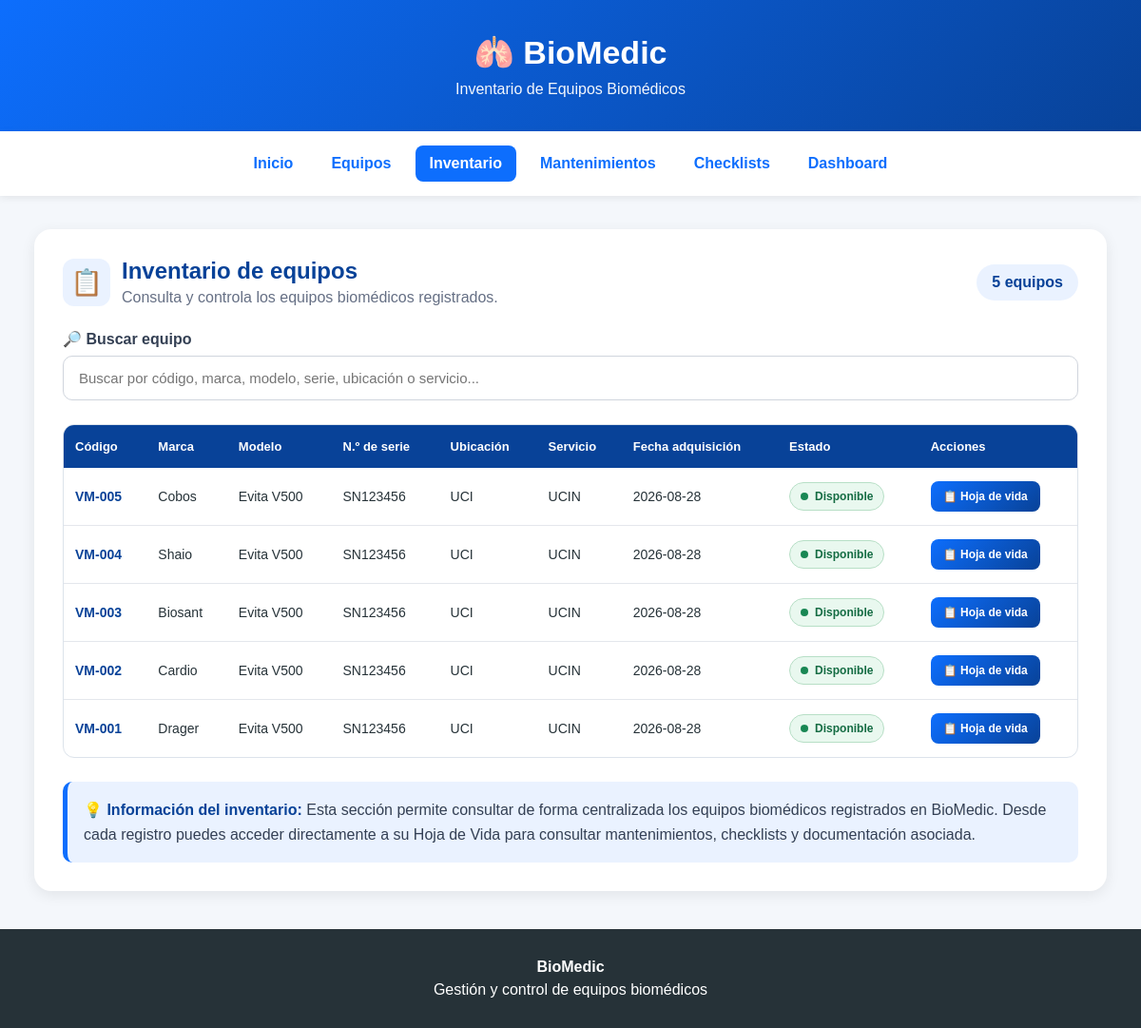
The app's page /inventario, older data.
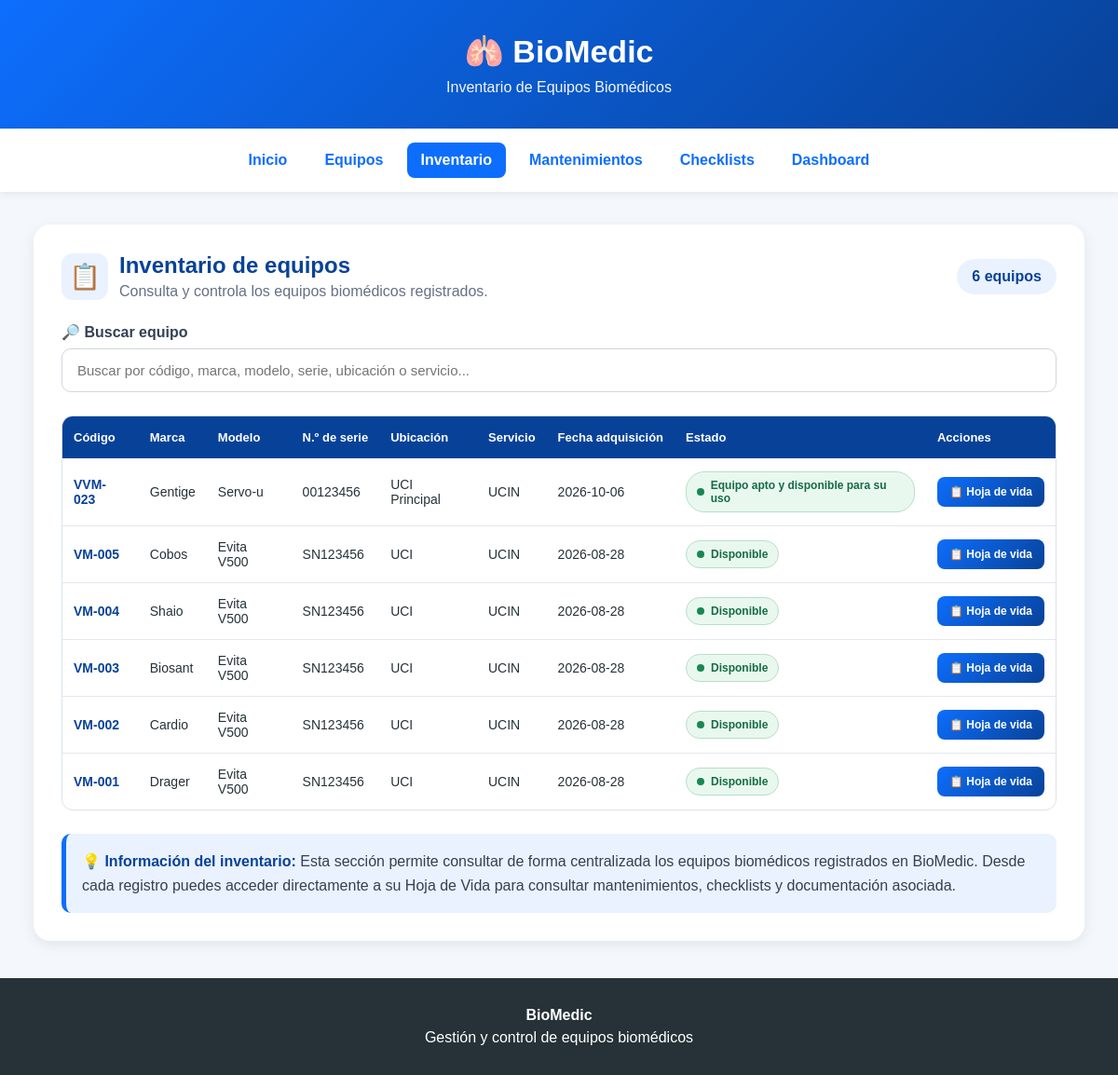
The same page, newer data.
### tables this page shows
CREATE TABLE equipos (
            id INTEGER PRIMARY KEY AUTOINCREMENT,
            codigo TEXT NOT NULL,
            marca TEXT NOT NULL,
            modelo TEXT NOT NULL,
            serie TEXT NOT NULL,
            ubicacion TEXT NOT NULL,
            servicio TEXT NOT NULL,
            estado TEXT NOT NULL,
            fecha TEXT,
            observaciones TEXT
        );

### app.py (the view)
@app.route("/inventario")
def inventario():
    conexion = conectar_bd()
    equipos = conexion.execute("""
        SELECT *
        FROM equipos
        ORDER BY id DESC
    """).fetchall()
    conexion.close()
    return render_template(
        "inventario.html",
        equipos=equipos
    )

### app.py (called while the page is built)
@app.after_request
def forzar_utf8(response):
    if response.content_type.startswith("text/html"):
        response.headers["Content-Type"] = "text/html; charset=utf-8"
    return response

def conectar_bd():
    conexion = sqlite3.connect(DATABASE)
    conexion.row_factory = sqlite3.Row
    return conexion

### templates/inventario.html (shortened to what this page needs)
<!DOCTYPE html>
<html lang="es">
<head>
</head>
<body>
<header>
    <h1>&#x1FAC1; BioMedic</h1>
    <p>Inventario de Equipos Biomédicos</p>
</header>
<nav>
    <a href="/">Inicio</a>
    <a href="/equipos">Equipos</a>
    <a href="/inventario" class="activo">Inventario</a>
    <a href="/mantenimientos">Mantenimientos</a>
    <a href="/checklist">Checklists</a>
    <a href="/dashboard">Dashboard</a>
</nav>
<main class="contenedor">
<section class="tarjeta">
    <div class="encabezado">
        <div class="titulo">
            <div class="icono">
                &#x1F4CB;
            </div>
            <div>
                <h2>Inventario de equipos</h2>
                <p>
                    Consulta y controla los equipos biomédicos registrados.
                </p>
            </div>
        </div>
        <div class="contador">
            {{ equipos|length }}
            {% if equipos|length == 1 %}
                equipo
            {% else %}
                equipos
            {% endif %}
        </div>
    </div>
    <div class="buscador">
        <label for="buscar">
            🔎 Buscar equipo
        </label>
        <input
            type="text"
            id="buscar"
            placeholder="Buscar por código, marca, modelo, serie, ubicación o servicio..."
            onkeyup="filtrarEquipos()"
        >
    </div>
    {% if equipos %}
    <div class="tabla-contenedor">
        <table id="tablaInventario">
            <thead>
                <tr>
                    <th>Código</th>
                    <th>Marca</th>
                    <th>Modelo</th>
                    <th>N.º de serie</th>
                    <th>Ubicación</th>
                    <th>Servicio</th>
                    <th>Fecha adquisición</th>
                    <th>Estado</th>
                    <th>Acciones</th>
                </tr>
            </thead>
            <tbody>
                {% for equipo in equipos %}
                <tr>
                    <td class="codigo">
                        {{ equipo.codigo }}
                    </td>
                    <td>
                        {{ equipo.marca }}
                    </td>
                    <td>
                        {{ equipo.modelo }}
                    </td>
                    <td>
                        {{ equipo.serie }}
                    </td>
                    <td>
                        {{ equipo.ubicacion }}
                    </td>
                    <td>
                        {{ equipo.servicio }}
                    </td>
                    <td>
                        {% if equipo.fecha %}
                            {{ equipo.fecha }}
                        {% else %}
                            No registrada
                        {% endif %}
                    </td>
                    <td>
                        <span class="estado">
                            <span class="estado-punto"></span>
                            {{ equipo.estado }}
                        </span>
                    </td>
                    <td>
                        <a
                            href="{{ url_for('hoja_vida', id=equipo.id) }}"
                            class="btn-hoja"
                        >
                            📋 Hoja de vida
                        </a>
                    </td>
                </tr>
                {% endfor %}
            </tbody>
        </table>
    </div>
    <div class="nota">
        <strong>💡 Información del inventario:</strong>
        Esta sección permite consultar de forma centralizada
        los equipos biomédicos registrados en BioMedic.
        Desde cada registro puedes acceder directamente a su
        Hoja de Vida para consultar mantenimientos, checklists
        y documentación asociada.
    </div>
    {% endif %}
</section>
</main>
<footer>
<p><strong>BioMedic</strong></p>
<p>Gestión y control de equipos biomédicos</p>
</footer>
</body>
</html>

### templates/inventario.html (style rules this page uses)
* { box-sizing: border-box; }
body { margin: 0; font-family: Arial, Helvetica, sans-serif; background: #f4f7fb; color: #263238; }
header { background: linear-gradient(135deg, #0d6efd, #084298); color: white; text-align: center; padding: 35px 20px; }
header h1 { margin: 0; font-size: 34px; }
header p { margin: 10px 0 0; font-size: 16px; opacity: 0.95; }
nav { background: white; padding: 15px; display: flex; justify-content: center; flex-wrap: wrap; gap: 10px; box-shadow: 0 2px 8px rgba(0,0,0,0.08); }
nav a { text-decoration: none; color: #0d6efd; font-weight: bold; padding: 10px 15px; border-radius: 8px; transition: 0.2s; }
nav a.activo { background: #0d6efd; color: white; }
.contenedor { width: 94%; max-width: 1350px; margin: 35px auto; }
.tarjeta { background: white; padding: 30px; border-radius: 18px; box-shadow: 0 4px 15px rgba(0,0,0,0.08); margin-bottom: 30px; }
.encabezado { display: flex; justify-content: space-between; align-items: center; gap: 20px; margin-bottom: 25px; }
.titulo { display: flex; align-items: center; gap: 12px; }
.titulo .icono { width: 50px; height: 50px; border-radius: 12px; background: #eaf2ff; display: flex; align-items: center; justify-content: center; font-size: 27px; }
.titulo h2 { margin: 0; color: #084298; }
.titulo p { margin: 5px 0 0; color: #667085; }
.contador { background: #eaf2ff; color: #084298; padding: 10px 16px; border-radius: 20px; font-weight: bold; white-space: nowrap; }
.buscador { margin-bottom: 25px; }
.buscador label { display: block; font-weight: bold; margin-bottom: 8px; color: #344054; }
.buscador input { width: 100%; padding: 14px 16px; border: 1px solid #d0d5dd; border-radius: 10px; font-size: 15px; }
.tabla-contenedor { overflow-x: auto; border: 1px solid #dce3eb; border-radius: 12px; }
table { width: 100%; border-collapse: collapse; min-width: 1000px; }
thead { background: #084298; color: white; }
th { padding: 15px 12px; text-align: left; font-size: 13px; white-space: nowrap; }
td { padding: 14px 12px; border-bottom: 1px solid #e4e7ec; font-size: 14px; }
tbody tr:last-child td { border-bottom: none; }
.codigo { font-weight: bold; color: #084298; }
.estado { display: inline-flex; align-items: center; gap: 7px; padding: 7px 11px; border-radius: 20px; background: #e9f8ef; color: #146c43; border: 1px solid #b7dfc6; font-size: 12px; font-weight: bold; }
.estado-punto { width: 8px; height: 8px; border-radius: 50%; background: #198754; }
.btn-hoja { display: inline-block; text-decoration: none; background: linear-gradient(135deg, #0d6efd, #084298); color: white; padding: 9px 13px; border-radius: 8px; font-size: 12px; font-weight: bold; transition: 0.2s; white-space: nowrap; }
.nota { margin-top: 25px; background: #eaf2ff; border-left: 5px solid #0d6efd; padding: 17px; border-radius: 10px; color: #344054; line-height: 1.6; }
.nota strong { color: #084298; }
footer { background: #263238; color: white; text-align: center; padding: 25px; margin-top: 40px; }
footer p { margin: 6px; }

Row changes from the older to the newer data that the page shows:
added equipos: codigo "VVM-023", marca "Gentige", modelo "Servo-u", serie "00123456", ubicacion "UCI Principal", servicio "UCIN", fecha "2026-10-06", estado "Equipo apto y disponible para su uso"
Text that changed along with them:
{{ equipos|length }}: "5" → "6"
